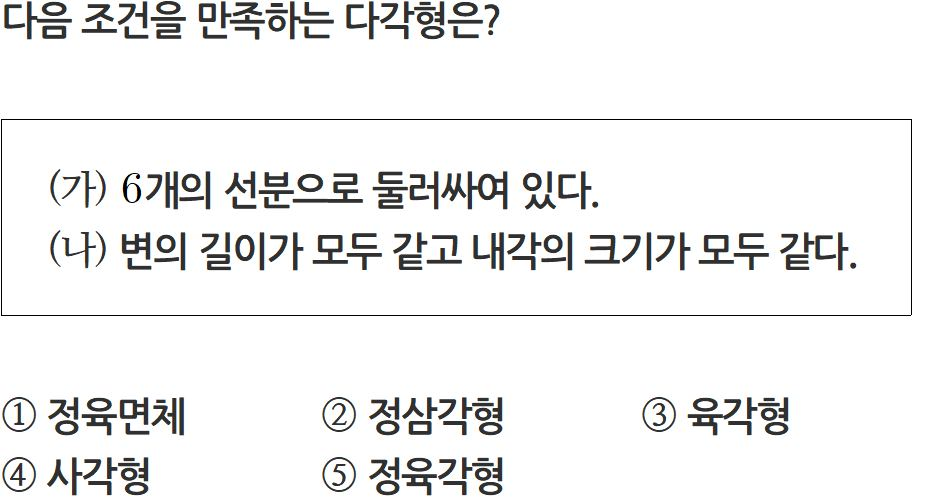
#> input picture exams/1-2-mid-1/02.jpg, 930 x 497 px
$ python -i crop_g1.py   (imports and definitions only)
#> lines starting #> are read from the running program, lines starting #| are printed output that depends on the picture; after the words box and inside, x2 and y2 are one past the last pixel; in counts of white or black regions, pixels touching at a corner belong together
#> further down, picture is the input picture: PIL image 930x497 RGB; mean R, G, B 239.2, 239.4, 239.1
"""Crop each problem of the 중1-2 시험대비집 (page-indexed answer key) into its own image."""
import json, sys, os, re
import numpy as np
from PIL import Image
from scipy import ndimage

W, OUT = sys.argv[1], sys.argv[2]
ONLY = set(int(x) for x in sys.argv[3:]) if len(sys.argv) > 3 else None
S = 3.0
# [2 lines not run here, left out]
DROPS = []

def sat_mask(a):
    mx, mn = a.max(axis=2), a.min(axis=2)
    return (mx - mn) > 45

def clean(img):
    a = np.asarray(img.convert('RGB')).astype(int).copy()
    g0 = a.mean(axis=2); sat0 = a.max(axis=2) - a.min(axis=2)
    pill = (g0 > 190) & (g0 < 232) & (sat0 < 14)
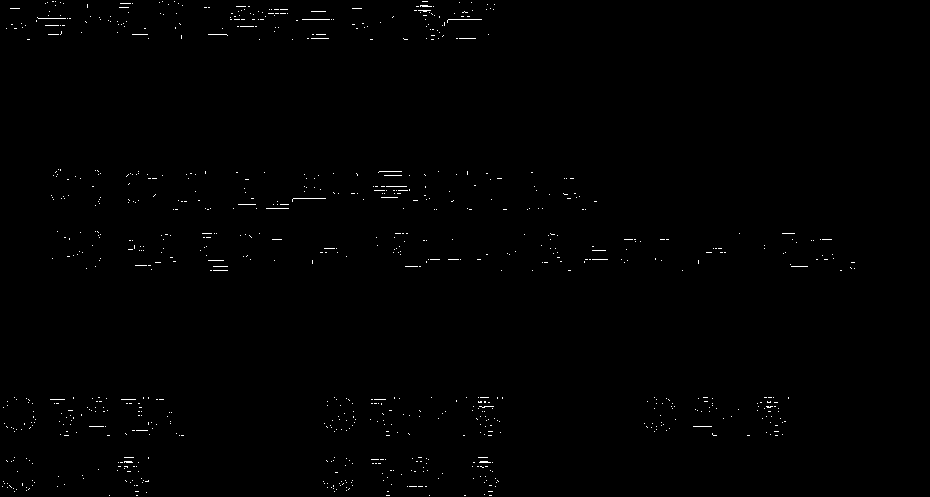
#> pill: shape (497, 930) bool; 0.48% white in thin lines or dots
    pl, pn_ = ndimage.label(pill)
#> pl: shape (497, 930) int32; 927 distinct labels, from 0 to 926
#> pn_ = 926
    for i, sl in enumerate(ndimage.find_objects(pl), 1):
        hh, ww = sl[0].stop - sl[0].start, sl[1].stop - sl[1].start
        if 25 < hh < 80 and ww > 180 and ww > 3 * hh and (pl[sl] == i).mean() > 0.6:
            a[sl[0].start - 4:sl[0].stop + 4, sl[1].start - 4:sl[1].stop + 4] = 255
#> this loop made 926 passes
#> (hh, ww) on passes 1 to 3: (1, 2), (1, 1), (1, 1)
    ink = a.mean(axis=2) < 232
#> ink: shape (497, 930) bool; 8.8% white; 168 white regions (15 under 20 px), largest, box (x1, y1, x2, y2) and area: (1, 119, 912, 316) 2211, (441, 171, 508, 210) 1118, (292, 173, 364, 203) 700
    lab, n = ndimage.label(ink)
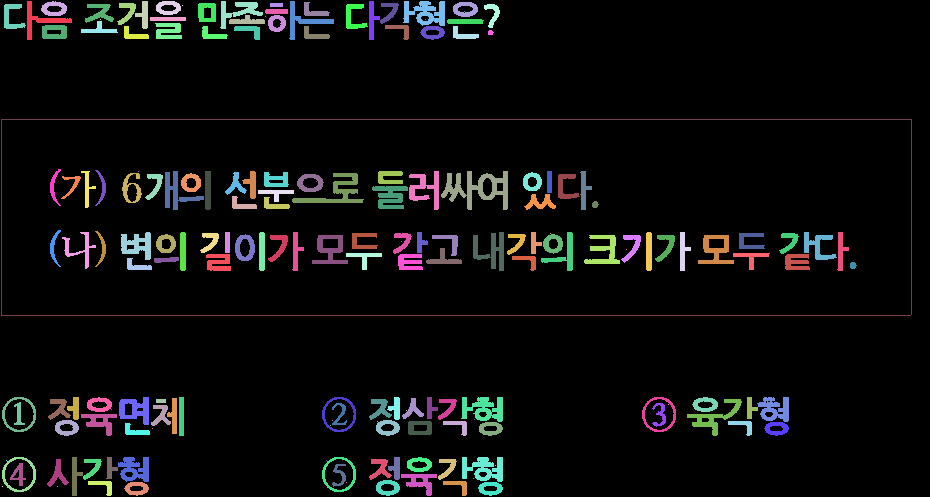
#> lab: shape (497, 930) int32; 183 distinct labels, from 0 to 182; one colour per label, 0 black
#> n = 182
    if n:
        for i in set(np.unique(lab[:3])) - {0}: a[lab == i] = 255     # cut-off stuff at the top edge
#> this loop made 10 passes
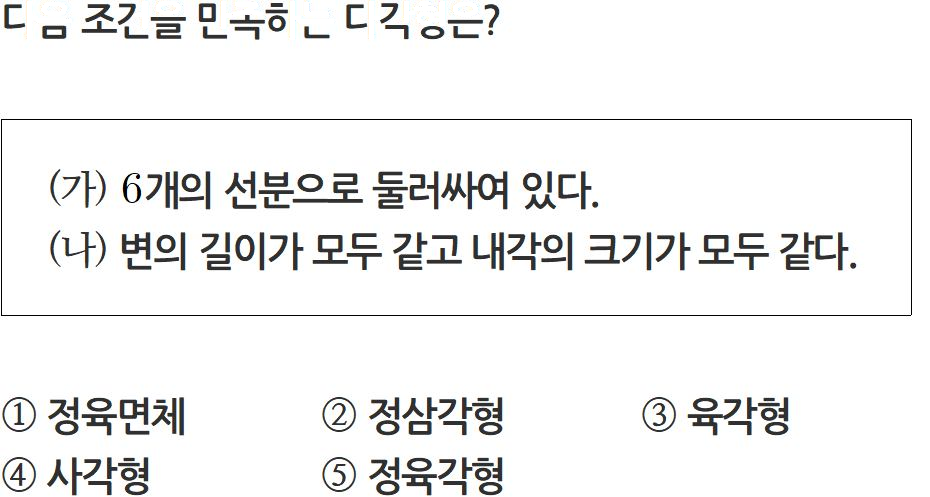
#> a: shape (497, 930, 3) int64; mean R, G, B 240.3, 240.5, 240.2
        for edge in (lab[:, :3], lab[:, -3:]):
            for i in set(np.unique(edge)) - {0}:
                if (lab == i).sum() < 1500: a[lab == i] = 255
#> this loop made 2 passes
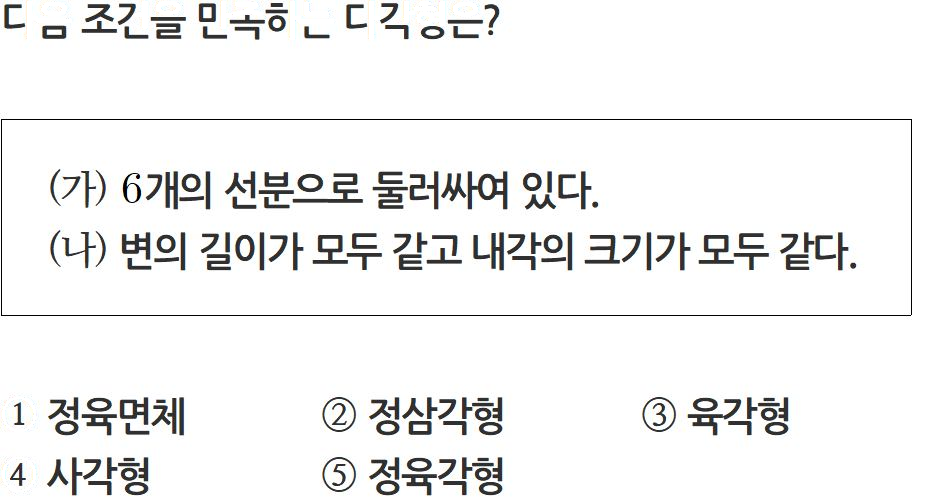
#> a: shape (497, 930, 3) int64; 0.12% of pixels changed, all inside (x1, y1, x2, y2) = (2, 397, 36, 492)
    ink = a.mean(axis=2) < 232
    sat = sat_mask(a) & ink
#> in sat_mask, `mx, mn = a.max(axis=2), a.min(axis=2)`:
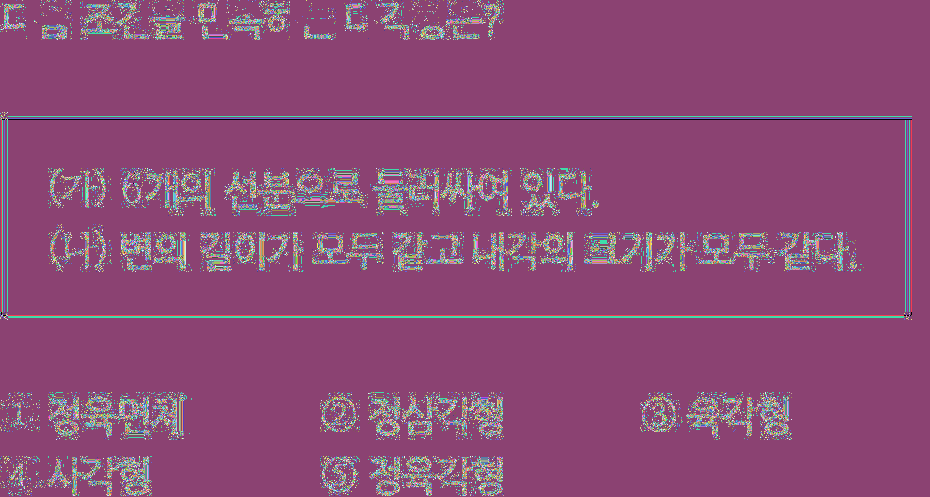
#> mx: shape (497, 930) int64; 255 distinct labels, from 0 to 255; one colour per label, 0 black
#> sat: shape (497, 930) bool; 0.48% white in thin lines or dots, all inside (x1, y1, x2, y2) = (4, 5, 843, 493)
    H, Wd = ink.shape
    for _ in range(12):
        rows = np.where(ink.any(axis=1))[0]
        if not len(rows): break
        gaps = np.where(np.diff(rows) > 30)[0]
        if not len(gaps): break
        y0 = rows[gaps[-1] + 1]; y1 = rows[-1] + 1
        blk = ink[y0:y1]; cols = np.where(blk.any(axis=0))[0]
        bw = cols[-1] - cols[0] + 1; bh = y1 - y0
        sfrac = sat[y0:y1].sum() / max(1, blk.sum())
        dens = blk.mean()
        drop = (bh < 190 and sfrac > 0.22) or (bh < 120 and bw > 0.7 * Wd and dens > 0.25) \
            or (bw < 50 and bh < 50) or (bw > 0.8 * Wd and bh < 14) \
            or (bh < 80 and bw < 0.5 * Wd and (a[y0:y1, max(0, cols[0] - 40):cols[-1] + 40].mean(axis=2) < 245).mean() > 0.5)
        if not drop: break
        DROPS.append((int(bh), int(bw), round(float(sfrac), 2)))
        ink[y0:] = False; a[y0:] = 255
#> this loop made 1 pass
#> (gaps, y0, y1, bw, bh, sfrac, dens, drop) on pass 1: ([36, 233], 397, 496, 783, 99, 0.0448, 0.132, False)
#> pass 1, in clean, `blk = ink[y0:y1]`:
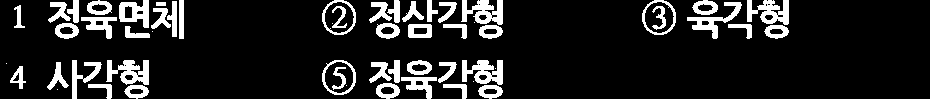
#> blk: shape (99, 930) bool; 13.2% white; 56 white regions (8 under 20 px), largest, box (x1, y1, x2, y2) and area: (106, 60, 149, 85) 648, (461, 0, 503, 25) 647, (462, 60, 503, 85) 646
#> after the loop, DROPS = []
    return Image.fromarray(a.clip(0, 255).astype('uint8'))
#> returned value: PIL image 930x497 RGB

def trim(img, pad=12):
    img = clean(img)
    g = np.asarray(img.convert('L')); dark = g < 235
    ys = np.where(dark.any(axis=1))[0]; xs = np.where(dark.any(axis=0))[0]
#> after `ys = np.where(dark.any(axis=1))[0]`: ys = 318 values from 1 to 495
#> after `xs = np.where(dark.any(axis=0))[0]`: xs = 911 values from 1 to 911
    if not len(ys): return img
    return img.crop((max(0, xs[0] - pad), max(0, ys[0] - pad), min(g.shape[1], xs[-1] + pad), min(g.shape[0], ys[-1] + pad)))
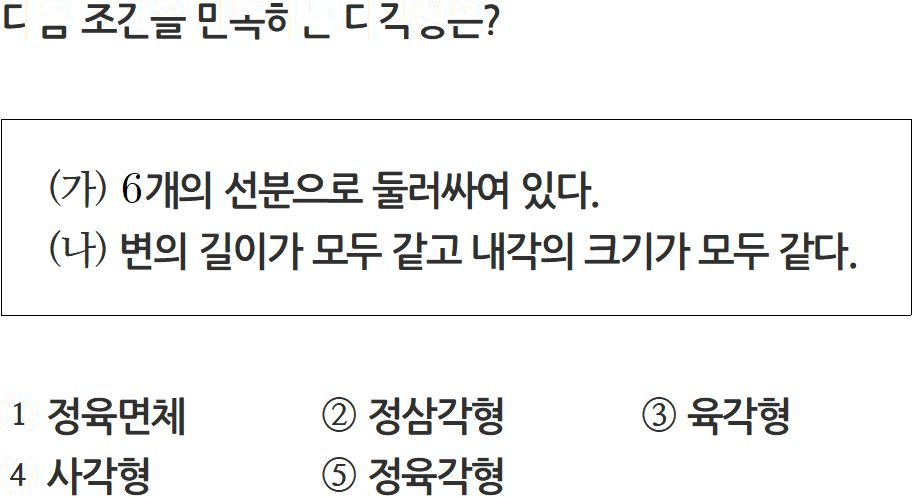
#> returned value: PIL image 923x497 RGB; mean R, G, B 240.4, 240.6, 240.3

# [27 lines left out: functions page_bottom, pick_labels, not called in this run]

def h_lines(arr, y0f, y1f, frac=0.42):
    g = arr.mean(axis=2); ink = g < 215; H, Wd = ink.shape
    return [y for y in range(int(H * y0f), int(H * y1f)) if ink[y].sum() > frac * Wd]

# [5 lines left out: function divider, not called in this run]

import html as _h
# [1 line not run here, left out]
def page_words(pn):
    return [(float(a), float(b), float(c), float(d), _h.unescape(w)) for a, b, c, d, w in re.findall(r'<word xMin="([\d.]+)" yMin="([\d.]+)" xMax="([\d.]+)" yMax="([\d.]+)">([^<]*)</word>', _bb[pn - 1])]
HEAD = re.compile(r'(LEVEL|대표|선택형|서술형|유형|핵심|마무리|확인하기|객관식|문항|단원|Step|기본문제|개념)')
OVR = {(112, 5): (312.06, 390.07)}
SHARED = {193: [(94, 4, 5), (503, 6, 7)]}   # (marker y, first no, last no)
items_all, issues = [], []
prev_last = None   # (page, no) of the last problem seen, for page-crossing continuations
# [1 line not run here, left out]
# [4 lines left out: function save, not called in this run]
def stack(a, b, gap=16):
    o = Image.new('RGB', (max(a.width, b.width), a.height + gap + b.height), 'white'); o.paste(a, (0, 0)); o.paste(b, (0, a.height + gap)); return o
store = {}
# [69 lines not run here, left out]

>>> from PIL import Image
>>> picture = Image.open('../../exams/1-2-mid-1/02.jpg')
>>> result = trim(picture)

$ run again, on exams/1-2-mid-1/08.jpg
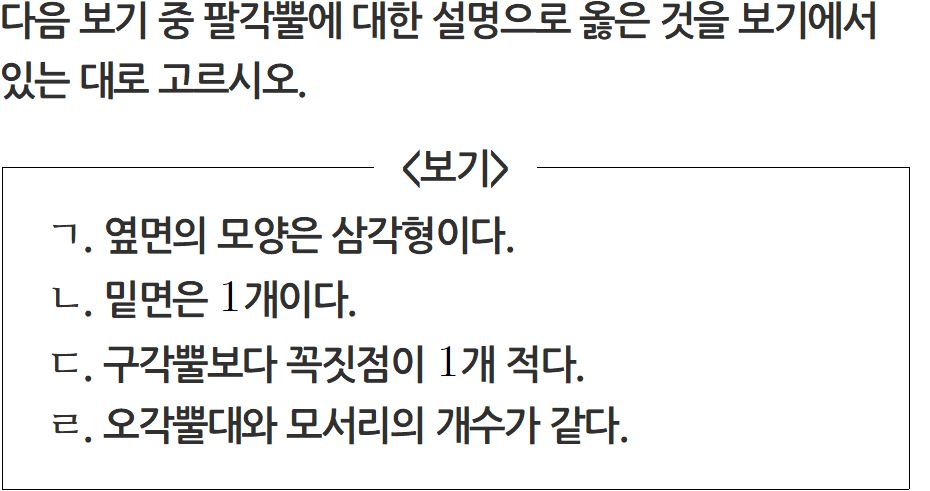
#> input picture exams/1-2-mid-1/08.jpg, 930 x 491 px
#> picture is the input picture: PIL image 930x491 RGB; mean R, G, B 236.5, 236.6, 236.3
#> in clean, `pill = (g0 > 190) & (g0 < 232) & (sat0 < 14)`:
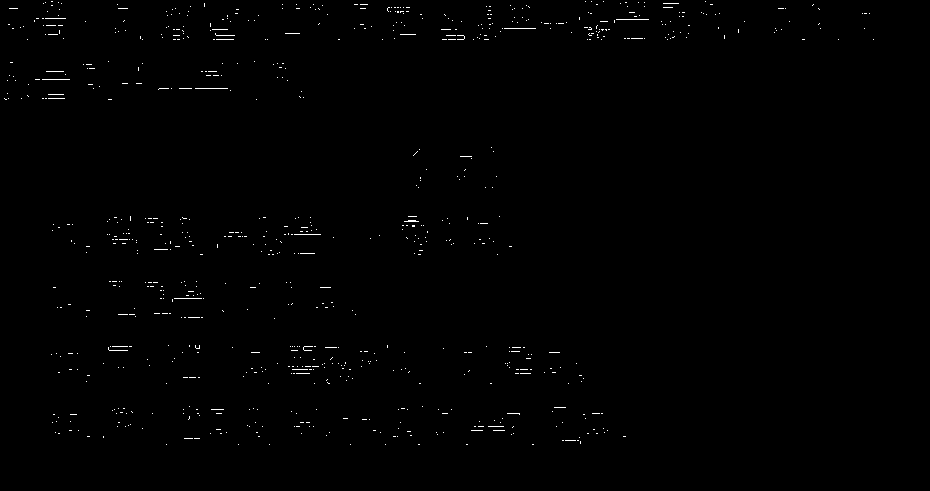
#> pill: shape (491, 930) bool; 0.5% white in thin lines or dots, all inside (x1, y1, x2, y2) = (4, 1, 874, 445)
#> pl: shape (491, 930) int32; 851 distinct labels, from 0 to 850
#> pn_ = 850
#> the loop in clean, `for i, sl in enumerate(ndimage.find_objects(pl), 1):` made 850 passes
#> (hh, ww) on passes 1 to 3: (1, 2), (1, 1), (1, 1)
#> lab: shape (491, 930) int32; 208 distinct labels, from 0 to 207
#> n = 207
#> the loop in clean, `for i in set(np.unique(lab[:3])) - {0}: a[lab == i] = 255` made 26 passes
#> the loop in clean, `for edge in (lab[:, :3], lab[:, -3:]):` made 2 passes
#> mx: shape (491, 930) int64; 255 distinct labels, from 0 to 255
#> sat: shape (491, 930) bool; 0.58% white in thin lines or dots, all inside (x1, y1, x2, y2) = (10, 5, 861, 444)
#> the loop in clean, `for _ in range(12):` made 1 pass
#> (gaps, y0, y1, bw, bh, sfrac, dens, drop) on pass 1: ([75], 147, 490, 908, 343, 0.076, 0.091, False)
#> after the loop in clean, `for _ in range(12):`: DROPS = []
#> dark: shape (491, 930) bool; 8.7% white; 235 white regions (93 under 20 px), largest, box (x1, y1, x2, y2) and area: (2, 167, 910, 490) 2294, (80, 61, 149, 100) 1160, (228, 406, 266, 445) 741
#> ys = 421 values from 0 to 489
#> xs = 908 values from 2 to 909
#> in trim, `return img.crop((max(0, xs[0] - pad), max(0, ys[0] - pad), min(g.shape..`:
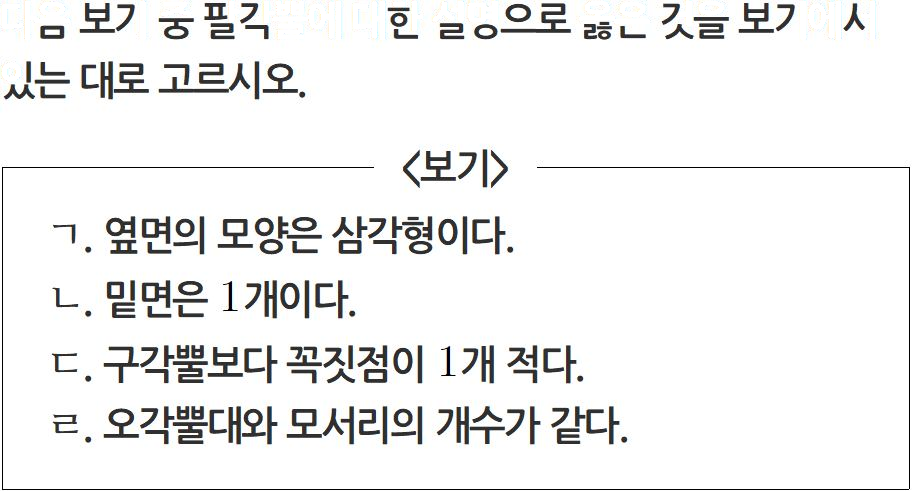
#> returned value: PIL image 921x491 RGB; mean R, G, B 239, 239.2, 238.9

$ run again, on exams/1-2-mid-1/12.jpg
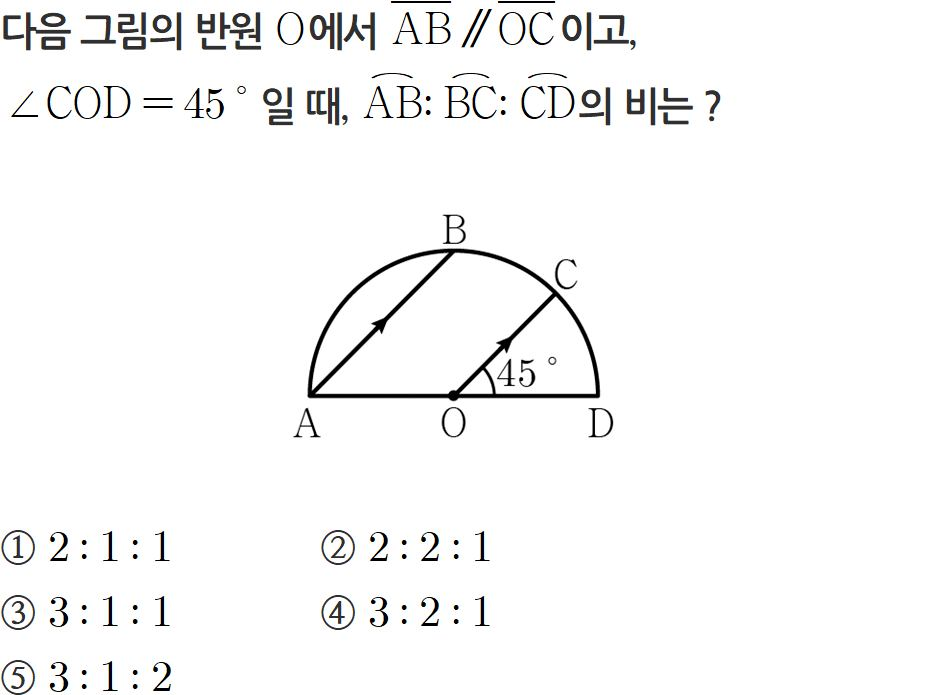
#> input picture exams/1-2-mid-1/12.jpg, 930 x 695 px
#> picture is the input picture: PIL image 930x695 RGB; mean R, G, B 247.1, 247.2, 247
#> sat0: shape (695, 930) int64; 89 distinct labels, from 0 to 107
#> in clean, `pill = (g0 > 190) & (g0 < 232) & (sat0 < 14)`:
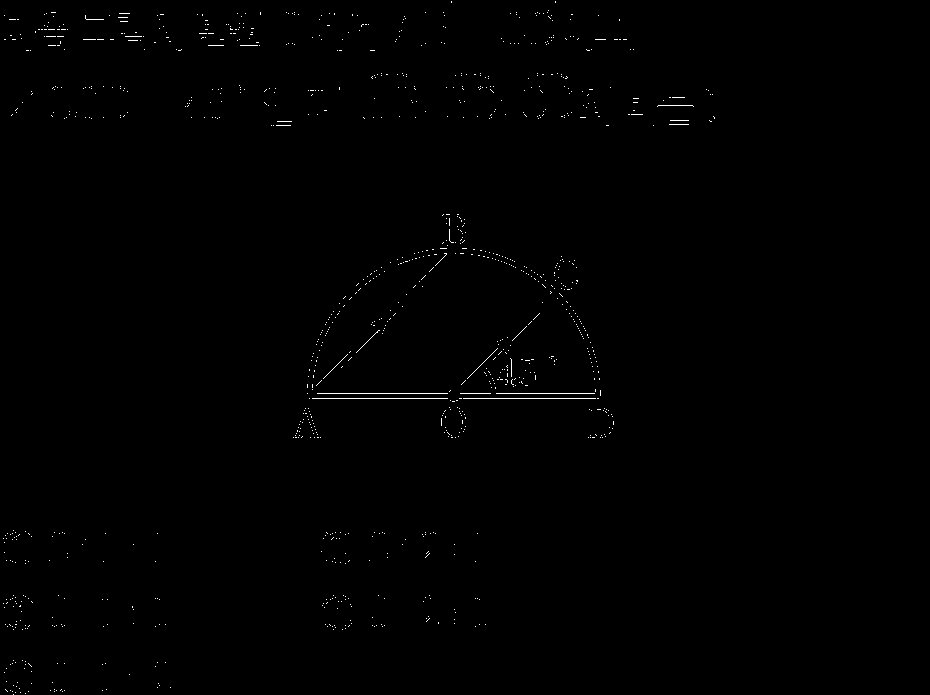
#> pill: shape (695, 930) bool; 0.38% white in thin lines or dots, all inside (x1, y1, x2, y2) = (3, 1, 715, 695)
#> pl: shape (695, 930) int32; 1345 distinct labels, from 0 to 1344
#> pn_ = 1344
#> the loop in clean, `for i, sl in enumerate(ndimage.find_objects(pl), 1):` made 1344 passes
#> (hh, ww) on passes 1 to 3: (2, 1), (2, 1), (1, 1)
#> lab: shape (695, 930) int32; 167 distinct labels, from 0 to 166
#> n = 166
#> the loop in clean, `for i in set(np.unique(lab[:3])) - {0}: a[lab == i] = 255` made 2 passes
#> the loop in clean, `for edge in (lab[:, :3], lab[:, -3:]):` made 2 passes
#> mx: shape (695, 930) int64; 256 distinct labels, from 0 to 255
#> mn: shape (695, 930) int64; 256 distinct labels, from 0 to 255
#> sat: shape (695, 930) bool; 0.26% white in thin lines or dots, all inside (x1, y1, x2, y2) = (3, 10, 716, 687)
#> the loop in clean, `for _ in range(12):` made 1 pass
#> (gaps, y0, y1, bw, bh, sfrac, dens, drop) on pass 1: ([89, 305, 340, 375], 661, 692, 165, 31, 0.0637, 0.0283, False)
#> after the loop in clean, `for _ in range(12):`: DROPS = []
#> dark: shape (695, 930) bool; 4.2% white; 206 white regions (87 under 20 px), largest, box (x1, y1, x2, y2) and area: (307, 248, 601, 402) 6316, (219, 12, 262, 50) 686, (309, 13, 335, 49) 469
#> ys = 409 values from 9 to 694
#> xs = 695 values from 3 to 720
#> in trim, `return img.crop((max(0, xs[0] - pad), max(0, ys[0] - pad), min(g.shape..`:
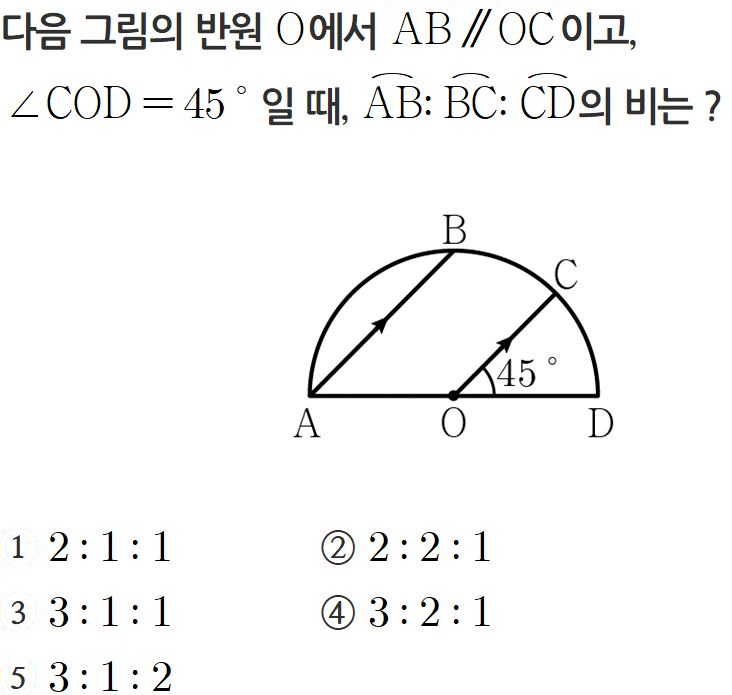
#> returned value: PIL image 732x695 RGB; mean R, G, B 245.3, 245.4, 245.2
